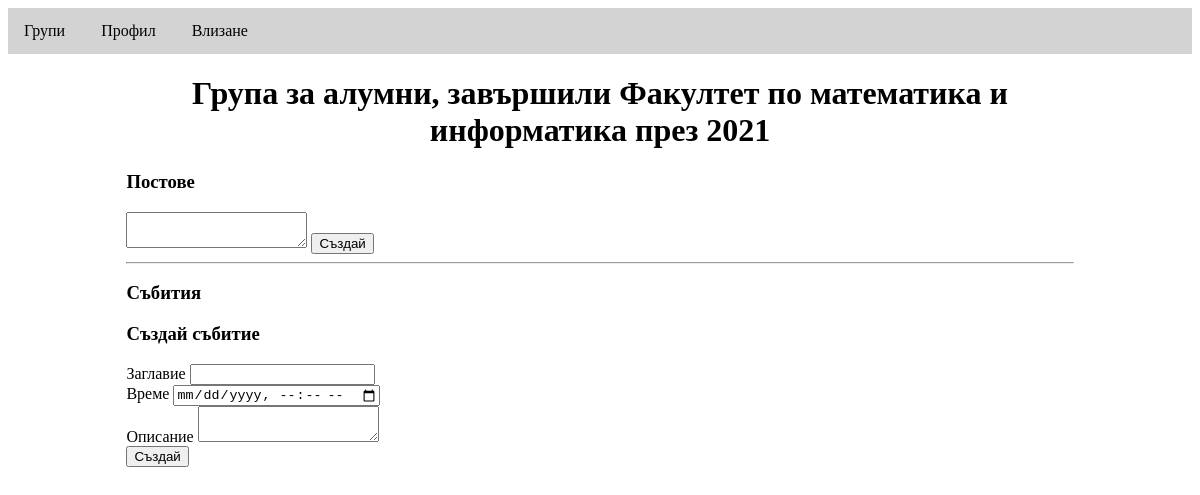
Before: /groups?id=42 with the older database file.
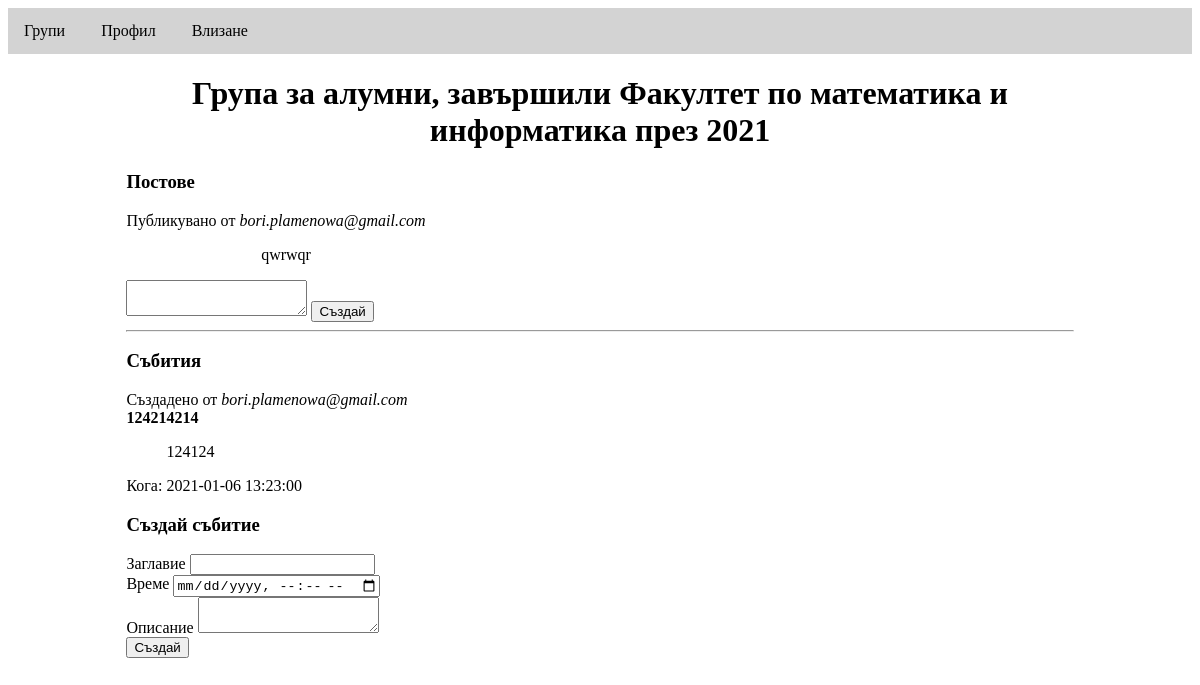
After: the same page with the newer database file.
### tables this page shows
CREATE TABLE `groups` (
  `id` int(11) NOT NULL,
  `year` varchar(32) DEFAULT NULL,
  `faculty` varchar(128) NOT NULL,
  `admin_id` int(11) NOT NULL
);

CREATE TABLE `posts` (
  `id` int(11) NOT NULL,
  `group_id` int(11) NOT NULL,
  `content` text NOT NULL,
  `user_id` int(11) NOT NULL
);

CREATE TABLE `users` (
  `id` int(11) NOT NULL,
  `email` varchar(64) NOT NULL,
  `password` varchar(128) NOT NULL,
  `name` varchar(64) NOT NULL,
  `security_level` varchar(32) NOT NULL,
  `place` varchar(64) DEFAULT NULL,
  `faculty` varchar(128) NOT NULL,
  `subject` varchar(64) NOT NULL,
  `administrative_group` int(8) NOT NULL,
  `year_graduated` year(4) NOT NULL,
  `picture` mediumtext DEFAULT NULL
);

CREATE TABLE `events` (
  `id` int(11) NOT NULL,
  `group_id` int(11) NOT NULL,
  `title` varchar(128) NOT NULL,
  `datetime` datetime NOT NULL,
  `description` text NOT NULL,
  `user_id` int(11) NOT NULL
);

### groups/group_show.php (the view, shortened to what this page needs)
<?php
    $group_id = $_GET['id'];
    $conn = new_db_connection();
    $sql = "SELECT id, year, faculty, admin_id FROM groups WHERE id = ?";
    $stmt = $conn->prepare($sql);
    $stmt->execute([$group_id]);
    $group = $stmt->fetch(PDO::FETCH_ASSOC);
    $sql = "SELECT posts.id as id, posts.content as content, user_id, users.email as user_email FROM posts
            JOIN users ON posts.user_id = users.id
            WHERE posts.group_id = ?;";
    $stmt = $conn->prepare($sql);
    $stmt->execute([$group_id]);
    $posts = $stmt->fetchALL(PDO::FETCH_ASSOC);
    $sql = "SELECT events.id as id, title, datetime, description, user_id, users.email as user_email FROM events
            JOIN users ON events.user_id = users.id
            WHERE group_id = ?;";
    $stmt = $conn->prepare($sql);
    $stmt->execute([$group_id]);
    $events = $stmt->fetchALL(PDO::FETCH_ASSOC);
?>
<link rel="stylesheet" href="styles.css">
<h1>
    <?php
        if(isset($group['year'])) {
            printf("Група за алумни, завършили %s през %s", $group['faculty'], $group['year']);
        }
        else {
            printf("Група за алумни, завършили %s", $group['faculty']);
        }
    ?>
<div class="posts">
    <h3>Постове</h3>
    <?php foreach($posts as $post): ?>
        <div class='post'>
            <div class='user'>
                <?php printf("Публикувано от <i>%s</i>", $post['user_email']); ?>
            </div>
            <div class='content'>
                <blockquote><?php printf("%s", $post['content']); ?></blockquote>
            </div>
        </div>
    <?php endforeach; ?>
    <div>
        <form action="/groups/create_post.php" method="post">
            <textarea name="content"></textarea>
            <input type="submit" value="Създай"></input>
        </form>
    </div>
</div>
<hr/>
<div class="event">
    <h3>Събития</h3>
    <?php foreach($events as $event): ?>
        <div class='event'>
            <div class='user'>
                <?php printf("Създадено от <i>%s</i>", $event['user_email']); ?>
            </div>
            <div class='content'>
                <b><?php echo($event['title']); ?></b>
            </div>
            <div class='description'>
                <blockquote><?php echo($event['description']); ?></blockquote>
            </div>
            <div class='datetime'>
                Кога: <?php echo($event['datetime']); ?>
            </div>
        </div>
    <?php endforeach; ?>
</div>
<div>
    <h3>Създай събитие</h3>
    <form action="/groups/create_event.php" method="post">
        <div>
            <label>Заглавие</label>
            <input type="text" name="title"></input>
        </div>
        <div>
            <label>Време</label>
            <input type="datetime-local" name="datetime"></input>
        </div>
        <div>
            <label>Описание</label>
            <textarea name="description"></textarea>
        </div>
        <input type="submit" value="Създай"></input>
    </form>
</div>

### templates/top.php (shortened to what this page needs)
<!DOCTYPE html>
<html>
    <head>
        <link rel="stylesheet" href="/templates/styles.css">
    </head>
    <body>
        <div id="navigation">
            <a href="/groups">Групи</a>
            <a href="/user_profile.php">Профил</a>
            <a href="/login/login_page.php">Влизане</a>
        </div>
        <div id='container'>

### groups/index.php (shortened to what this page needs)
<?php
    include('../templates/top.php');
    if(isset($_GET['id'])) {
        include('group_show.php');
    }
    else {
        include('groups_list.php');
    }
    include('../templates/bottom.php');
?>

### templates/bottom.php
        </div>
    </body>
</html>

### templates/styles.css (style rules this page uses)
#container { width: 80%; margin: 0 auto; }
h1, h2 { text-align: center; }
#navigation { background-color: lightgray; top: 0; width: 100%; margin-top: 0; }
#navigation a { display: inline-block; padding: 14px 16px; text-decoration: none; color: black; }

### groups/styles.css (style rules this page uses)
.post { margin: 0 auto; }
.post .content { width: 80%; margin: 0 auto; }

Changed rows visible on the page:
added posts: user.email "bori.plamenowa@gmail.com", content "qwrwqr"
added events: user.email "bori.plamenowa@gmail.com", title "124214214", description "124124", datetime "2021-01-06 13:23:00"
